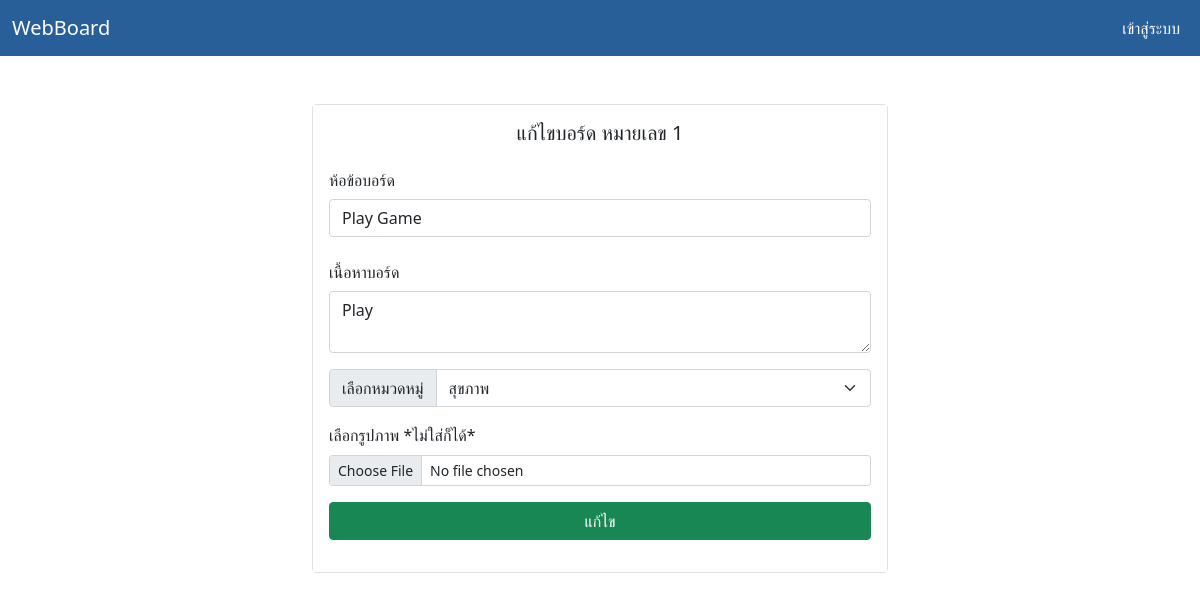
/editBoard.php?boardID=1, run on the app's committed database.
### tables this page shows
CREATE TABLE IF NOT EXISTS `board` (
  `boardID` int NOT NULL AUTO_INCREMENT,
  `boardHeader` varchar(255) DEFAULT NULL,
  `boardBody` text,
  `userID` int DEFAULT NULL,
  `categoryID` int DEFAULT NULL,
  `boardDate` date DEFAULT NULL,
  `boardTime` time DEFAULT NULL,
  `boardImageName` text,
  PRIMARY KEY (`boardID`),
  KEY `FK_board_users` (`userID`),
  KEY `FK_board_category` (`categoryID`),
  CONSTRAINT `board_ibfk_1` FOREIGN KEY (`categoryID`) REFERENCES `category` (`categoryID`),
  CONSTRAINT `board_ibfk_2` FOREIGN KEY (`categoryID`) REFERENCES `category` (`categoryID`),
  CONSTRAINT `FK_board_category` FOREIGN KEY (`categoryID`) REFERENCES `category` (`categoryID`),
  CONSTRAINT `FK_board_users` FOREIGN KEY (`userID`) REFERENCES `users` (`userID`)
);

CREATE TABLE IF NOT EXISTS `category` (
  `categoryID` int NOT NULL AUTO_INCREMENT,
  `categoryName` varchar(255) DEFAULT NULL,
  PRIMARY KEY (`categoryID`)
);

### db/db_connect.php (called while the page is built, shortened)
<?php
function getData($sql) {
    $result =  mysqli_query($GLOBALS['conn'],$sql);
    $data = mysqli_fetch_assoc($result);
    return $data;
}
?>

### editBoard.php (the view, shortened to what this page needs)
<!DOCTYPE html>
<html lang="en">
<head>
    <link href="css/style.css" rel="stylesheet" type="text/css"/>
    <link href="https://cdn.jsdelivr.net/npm/bootstrap@5.0.2/dist/css/bootstrap.min.css" rel="stylesheet">
    <?php
            require 'db/db_connect.php';
            $sql2 = 'SELECT board.* ,category.* FROM board INNER JOIN category ON boardID = '.$_GET['boardID'].' AND category.categoryID = board.categoryID;';
            $board = getData($sql2);
    ?>
</head>
<body>
    <?php require 'req/navbar.php' ?>
    <div class="container-fluid mt-5 mb-2 ">
    <form method="post" enctype="multipart/form-data">
        <div class="row mt-4 ">
            <div class="col-lg-3 ">
            </div>
            <div class="col-lg-6">
                <div class="card border ">
                    <div class="card-body">
                        <h5 class="card-title text-center ">แก้ไขบอร์ด หมายเลข <?php echo $board['boardID'] ?></h5>
                        <p class="card-text form-inline">
                            <div class="mb-3 row">
                            <label for="email" class="col-sm-3 col-form-label text-while">ห้อข้อบอร์ด</label>
                                <div class="col-sm-12 ">
                                <input type="text"  class="form-control " id="boardHeader" name="boardHeader" placeholder="Enter Board Header" value="<?php echo $board['boardHeader'] ?>" >
                                </div>
                            </div>
                            <div class="mb-3 row">
                                <label for="userPassword" class="col-sm-3 col-form-label" >เนื้อหาบอร์ด</label>
                                <div class="col-sm-12">
                                <textarea class="form-control" name="boardBody" id="boardBody" aria-label="With textarea"
                                placeholder="Enter Board Body"><?php echo $board['boardBody'] ?></textarea>
                                </div>
                            </div>
                            <div class="input-group mb-3 ">
                                <label class="input-group-text" for="categoryID">เลือกหมวดหมู่</label>
                                <select class="form-select" id="categoryID" name="categoryID">
                                    <option selected value="<?php echo $board['categoryID']?>"><?php echo $board['categoryName']?></option>
                                </select>
                            </div>
                            <div class="mb-3">
                                <label for="formFileSm" class="form-label">เลือกรูปภาพ *ไม่ใส่ก็ได้*</label>
                                <input class="form-control form-control-sm" id="boardImage" name="boardImage" type="file">
                            </div>
                            <div class="row ">
                                <div class="col-sm-12"> <button type="submit" class="btn btn-success w-100" >แก้ไข</button></div>
                            </div>
                        </p>
                    </div>
                </div>
            </div>
            <div class="col-lg-3"> </div>
            </form>
        </div>
    </body>
</html>

### css/style.css (style rules this page uses)
.card-body { background-color: #ffffff; }

### data on the page
board: boardID "1", boardHeader "Play Game", boardBody "Play", categoryID "สุขภาพ"
